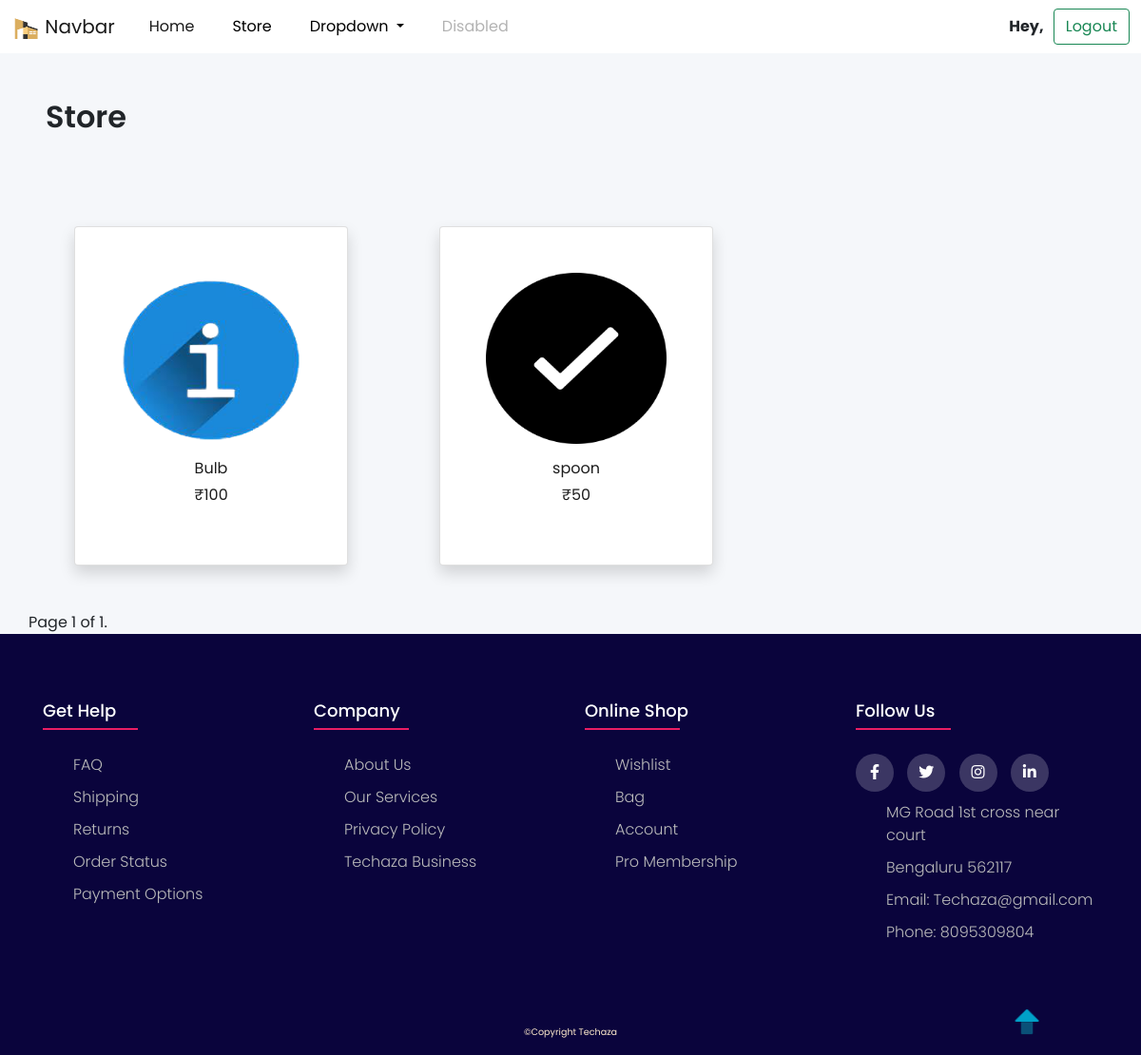
The app's page /product, older data.
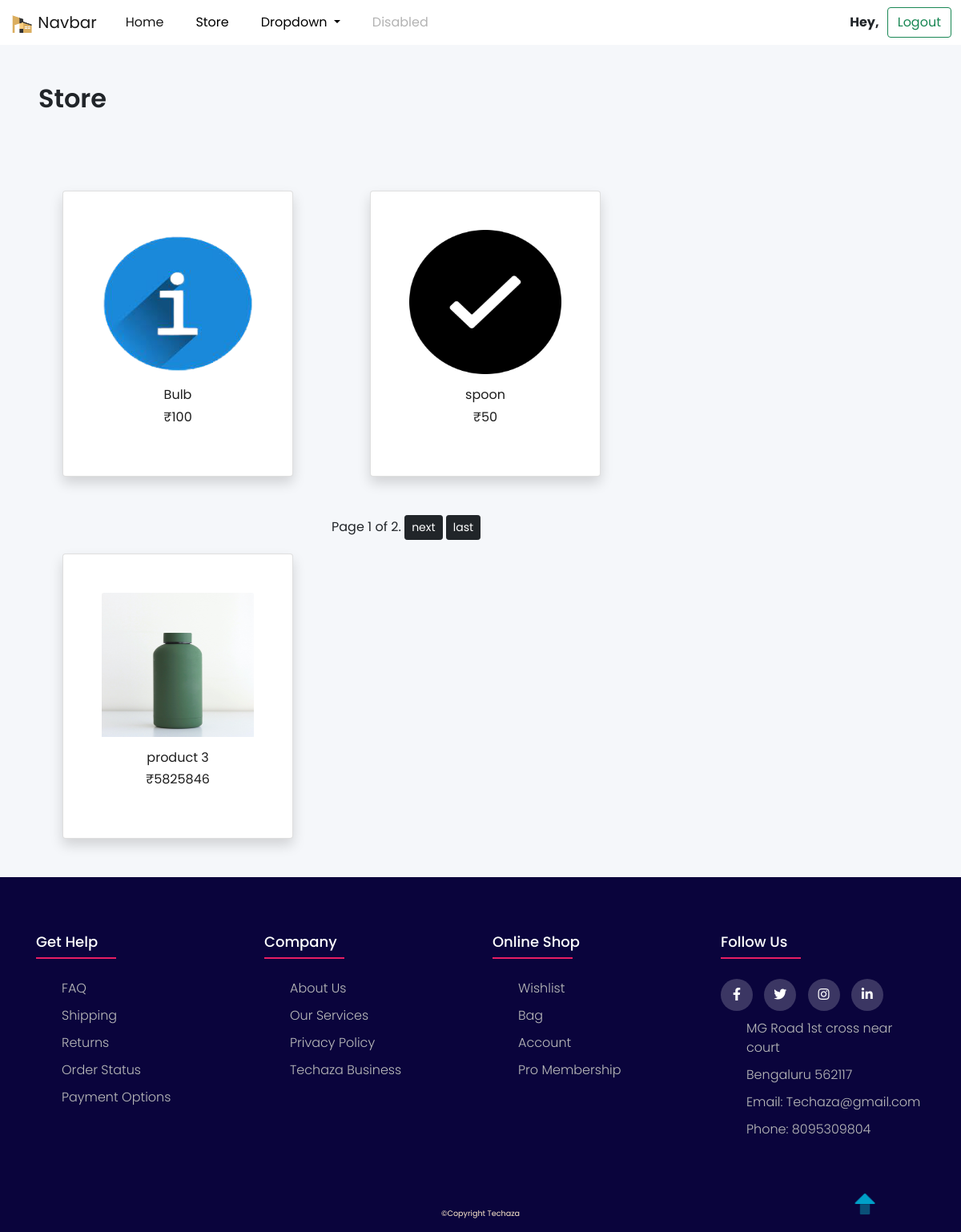
The same page, newer data.
### product/models.py (models this page shows)
class Product(models.Model):
    id = models.AutoField(primary_key=True)
    name = models.TextField(max_length=50)
    description = models.TextField(max_length=250)
    price = models.PositiveIntegerField()
    category = models.IntegerField(choices=category_choices)
    image = models.ImageField(upload_to='productImg', height_field=None, width_field=None, max_length=None, blank=True, null=True)

### product/views.py (the view)
# urls.py: path('product', views.ProductsList.as_view(), name='product'),
class ProductsList(ListView):
    template_name = 'store/products.html'
    model = Product
    context_object_name = 'products'
    paginate_by = 3
    def get_queryset(self, *args, **kwargs):
        products = Product.objects.all()
        return products

### templates/store/products.html (shortened to what this page needs)
{% extends "layout.html" %}
{% load static %}
{% block body %}
<h2 class="Store m-5">Store</h2>
<div class="container">
  <div class="row row-cols-2 ">
    {% for item in page_obj %}
    <div class="card inner p-5 text-center shadow m-5" style="width: 18rem;">
      <img src={{ item.image.url }} class="card-img-top" height="180px" alt="...">
      <div class="card-body">
        <h5 class="card-title">{{ item.name }}</h5>
        <h5 class="card-text">₹{{ item.price }}</h5>
      </div>
    </div>
    {% endfor %}
    <div class="pagination align-middle text-center">
      <span class="step-links">
        <span class="current">
          Page {{ page_obj.number }} of {{ page_obj.paginator.num_pages }}.
        </span>
        {% if page_obj.has_next %}
        <a class="btn btn-sm btn-dark" href="?page={{ page_obj.next_page_number }}">
          next
        </a>
        <a class="btn btn-sm btn-dark" href="?page={{ page_obj.paginator.num_pages }}">
          last
        </a>
        {% endif %}
      </span>
    </div>
  </div>
</div>
{% endblock %}

### templates/layout.html (shortened to what this page needs)
{% load static %}
<!DOCTYPE html>
<html lang="en">
<head>
    <link href="https://cdn.jsdelivr.net/npm/bootstrap@5.1.3/dist/css/bootstrap.min.css" rel="stylesheet"
>
    <link rel="stylesheet" href="https://pro.fontawesome.com/releases/v5.10.0/css/all.css"
 />
    <link rel="stylesheet" href="https://unpkg.com/aos@next/dist/aos.css" />
    <link rel="stylesheet" href="{% static 'css/style.css' %}">
</head>
<body>
    <nav class="navbar navbar-expand-lg navbar-light bg-light">
        <div class="container-fluid">
            <a class="navbar-brand" href="#">
                <img src="{% static 'img/logo/logo.png' %}" alt="" width="30" height="24">
                Navbar</a>
            <div class="collapse navbar-collapse" id="navbarSupportedContent">
                <ul class="navbar-nav me-auto mb-2 mb-lg-0">
                    <li class="nav-item">
                        <a class="nav-link active" aria-current="page" href="{% url 'home' %}">Home</a>
                    </li>
                    <li class="nav-item">
                        <a class="nav-link" href="{% url 'product' %}">Store</a>
                    </li>
                    <li class="nav-item dropdown">
                        <a class="nav-link dropdown-toggle" href="#" id="navbarDropdown" role="button"
                            data-bs-toggle="dropdown" aria-expanded="false">
                            Dropdown
                        </a>
                    </li>
                    <li class="nav-item">
                        <a class="nav-link disabled">Disabled</a>
                    </li>
                </ul>
                {% if request.user %}
                <strong> Hey, {{request.user.first_name}} &nbsp;&nbsp;</strong>
                <a class="btn btn-outline-success" href="{% url 'logout' %}">Logout</a>
                {% else %}
                <a class="btn btn-outline-success" href="{% url 'login' %}">Login</a>
                {% endif %}
            </div>
        </div>
    </nav>
    <div class="back-to-top">
        <a href="#"><img src="static/assets/images/back-to-top/up-arrow (1).png" style="width: 40px; height: 30px;"
                alt="">
    </div>
    {% block body %}
    {% endblock %}
    <footer class="footer ">
        <div class="container ">
            <div class="row ">
                <div class="footer-col ">
                    <h4>get help</h4>
                    <ul>
                        <li><a href="# ">FAQ</a></li>
                        <li><a href="# ">shipping</a></li>
                        <li><a href="# ">returns</a></li>
                        <li><a href="# ">order status</a></li>
                        <li><a href="# ">payment options</a></li>
                    </ul>
                </div>
                <div class="footer-col ">
                    <h4>company</h4>
                    <ul>
                        <li><a href="# ">about us</a></li>
                        <li><a href="# ">our services</a></li>
                        <li><a href="# ">privacy policy</a></li>
                        <li><a href="# ">Techaza business</a></li>
                    </ul>
                </div>
                <div class="footer-col ">
                    <h4>online shop</h4>
                    <ul>
                        <li><a href="# ">wishlist</a></li>
                        <li><a href="# ">bag</a></li>
                        <li><a href="# ">account</a></li>
                        <li><a href="# ">pro membership</a></li>
                    </ul>
                </div>
                <div class="footer-col ">
                    <h4>follow us</h4>
                    <div class="social-links ">
                        <a href="# "><i class="fab fa-facebook-f "></i></a>
                        <a href="# "><i class="fab fa-twitter "></i></a>
                        <a href="# "><i class="fab fa-instagram "></i></a>
                        <a href="# "><i class="fab fa-linkedin-in "></i></a>
                        <div class="social-text">
                            <ul>
                                <li>MG Road 1st cross near court</li>
                                <li>Bengaluru 562117</li>
                                <li>Email: Techaza@gmail.com</li>
                                <li>Phone: 8095309804</li>
                            </ul>
                        </div>
                    </div>
                </div>
            </div>
        </div>
        <p class="copy-right">©Copyright Techaza</p>
    </footer>
</body>
</html>

### static/css/style.css (style rules this page uses)
html { scroll-behavior: smooth; }
* { margin: 0; padding: 0; box-sizing: border-box; }
html { overflow-x: hidden; }
body { scroll-behavior: smooth; font-family: 'poppins', sans-serif; }
h2 { font-size: 2rem; font-weight: 600; }
h4 { font-size: 1.1rem; font-weight: 600; }
h5 { font-size: 1rem; font-weight: 400; color: #1d1d1d; }
.navbar { font-size: 16px; top: 0; left: 0; }
.navbar-light .navbar-nav .nav-link { padding: 0 20px; color: black; transition: 0.3s ease; }
.container { max-width: 1170px; margin: auto; }
.row { display: flex; flex-wrap: wrap; }
ul { list-style: none; }
.footer { background-color: #0A043C; padding: 70px 0; }
.footer-col { width: 25%; padding: 0 15px; }
.footer-col h4 { font-size: 18px; color: #ffffff; text-transform: capitalize; margin-bottom: 35px; font-weight: 500; position: relative; }
.footer-col h4::before { content: ''; position: absolute; left: 0; bottom: -10px; background-color: #e91e63; height: 2px; box-sizing: border-box; width: 100px; }
.footer-col ul li:not(:last-child) { margin-bottom: 10px; }
.footer-col ul li a { font-size: 16px; text-transform: capitalize; color: #ffffff; text-decoration: none; font-weight: 300; color: #bbbbbb; display: block; transition: all 0.3s ease; }
.footer-col .social-links a { display: inline-block; height: 40px; width: 40px; background-color: rgba(255, 255, 255, 0.2); margin: 0 10px 10px 0; text-align: center; line-height: 40px; border-radius: 50%; color: #ffffff; transition: all 0.5s ease; }
.social-text { font-weight: 300; color: #bbbbbb; }
.inner { overflow: hidden; }
.inner img { transition: all 1s ease; }
body { margin: 0; padding: 0; background: #F5F7FA; height: 100vh; }
.navbar { background-color: white !important; }
.copy-right { position: relative; top: 70px; text-align: center; color: blanchedalmond; font-size: 0.6rem; }
@media screen and (max-width: 1220px) { .container { max-width: 95%; } }
.back-to-top { z-index: 10; position: fixed; bottom: 20px; right: 100px; }

Row changes from the older to the newer data that the page shows:
added Product: image (picture), name "product 3", price "5825846"
Text that changed along with them:
{{ page_obj.paginator.num_pages }}: "1" → "2"
text now shown: "next last"
